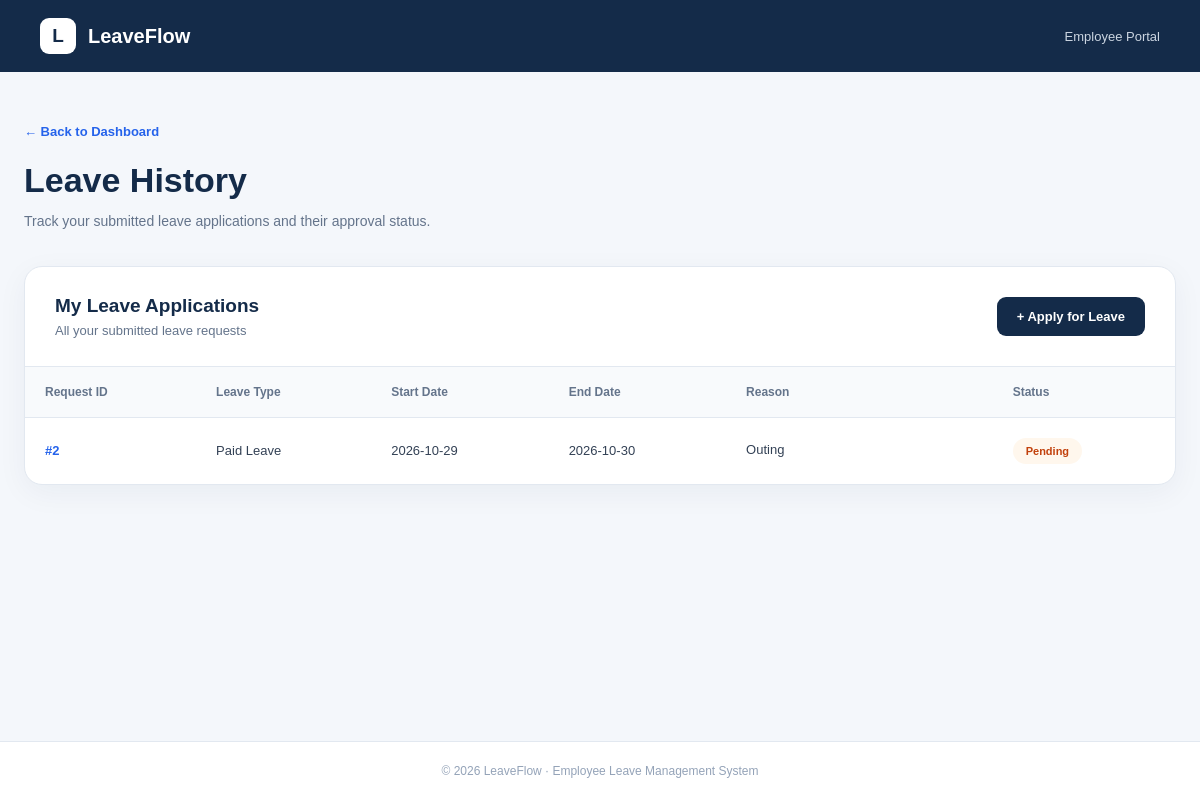
Before: /history with the older database file.
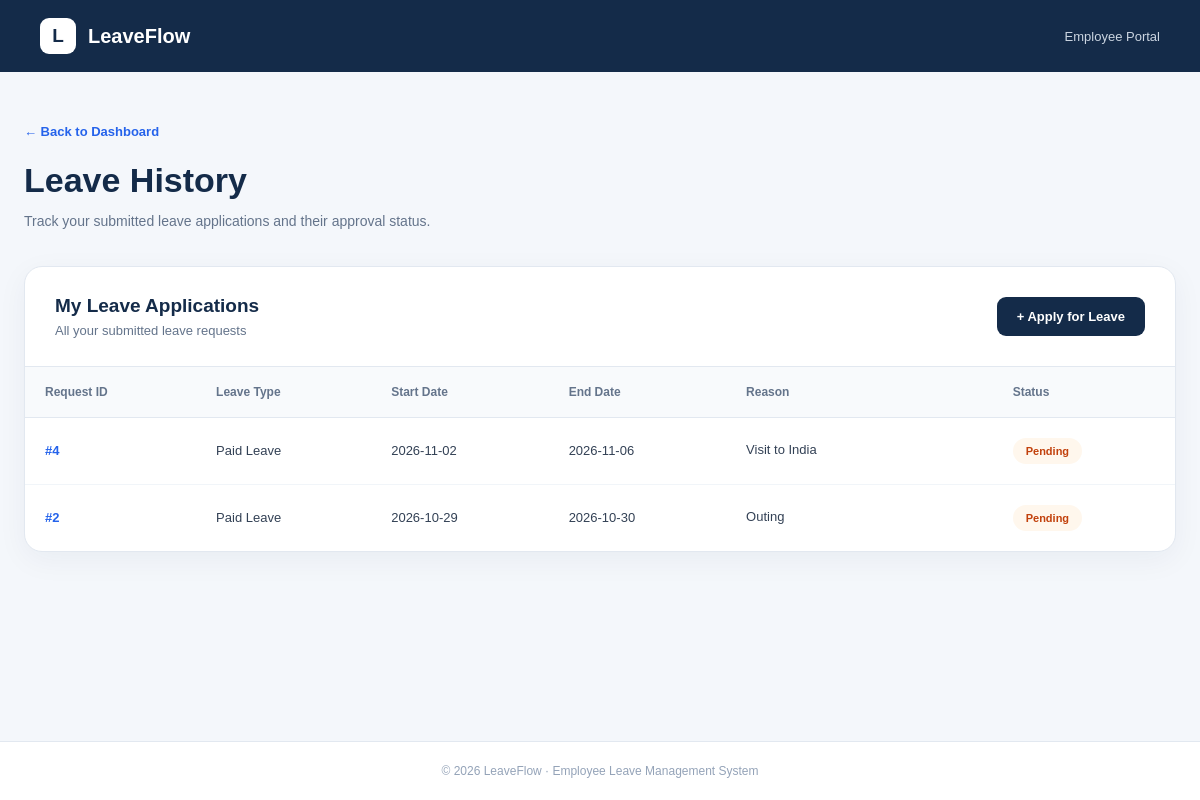
After: the same page with the newer database file.
### database.py (models this page shows)
class LeaveRequest(db.Model):
    __tablename__ = "Leave_Requests"
    id = db.Column(db.Integer, primary_key = True)
    employee_id = db.Column(db.Integer, nullable = False)
    leave_type = db.Column(db.String(50), nullable = False)
    start_date = db.Column(db.Date, nullable = False)
    end_date = db.Column(db.Date, nullable = False)
    reason = db.Column(db.Text, nullable = False)
    status = db.Column(db.String(20), nullable = False, default = "Pending")

### app.py (the view)
@app.route("/history")
def leave_history():
    employee_id = 1950
    leaves = view_leaves(employee_id)
    return render_template("leave_history.html", leaves = leaves)

### database.py (called while the page is built)
def view_leaves(employee_id):
    leaves = db.session.execute(
        db.select(LeaveRequest)
        .filter_by(employee_id = employee_id)
        .order_by(LeaveRequest.id.desc())
    ).scalars().all()
    return leaves

### templates/leave_history.html (shortened to what this page needs)
<!DOCTYPE html>
<html lang="en">
<head>
    <link rel="stylesheet" href="{{ url_for('static', filename='leave_history_style.css') }}">
</head>
<body class="history-body">
    <header class="history-navbar">
        <div class="history-navbar-logo">
            <span class="history-navbar-icon">L</span>
            <span>LeaveFlow</span>
        </div>
        <span class="history-navbar-label">
            Employee Portal
        </span>
    </header>
    <main class="history-page">
        <div class="history-heading">
            <a href="{{ url_for('home') }}" class="history-back">
                ← Back to Dashboard
            </a>
            <h1>Leave History</h1>
            <p>
                Track your submitted leave applications
                and their approval status.
            </p>
        </div>
        <section class="history-card">
            <div class="history-card-header">
                <div>
                    <h2>My Leave Applications</h2>
                    <p>All your submitted leave requests</p>
                </div>
                <a href="{{ url_for('apply_leave') }}" class="history-apply-btn">
                    + Apply for Leave
                </a>
            </div>
            <div class="history-table-wrapper">
                <table class="history-table">
                    <thead>
                        <tr>
                            <th>Request ID</th>
                            <th>Leave Type</th>
                            <th>Start Date</th>
                            <th>End Date</th>
                            <th>Reason</th>
                            <th>Status</th>
                        </tr>
                    </thead>
                    <tbody>
                        {% for leave in leaves %}
                        <tr>
                            <td class="request-id">
                                #{{ leave.id }}
                            </td>
                            <td>
                                {{ leave.leave_type }}
                            </td>
                            <td>
                                {{ leave.start_date }}
                            </td>
                            <td>
                                {{ leave.end_date }}
                            </td>
                            <td class="reason-cell">
                                {{ leave.reason }}
                            </td>
                            <td>
                                <span class="history-status status-{{ leave.status|lower }}">
                                    {{ leave.status }}
                                </span>
                            </td>
                        </tr>
                        {% else %}
                        <tr>
                            <td colspan="6" class="history-empty">
                                No leave applications found.
                            </td>
                        </tr>
                        {% endfor %}
                    </tbody>
                </table>
            </div>
        </section>
    </main>
    <footer class="history-footer">
        <p>
            © 2026 LeaveFlow · Employee Leave Management System
        </p>
    </footer>
</body>
</html>

### static/leave_history_style.css (style rules this page uses)
.history-body { margin: 0; padding: 0; min-height: 100vh; display: flex; flex-direction: column; background-color: #f4f7fb; font-family: Arial, Helvetica, sans-serif; box-sizing: border-box; }
.history-body *, .history-body *::before, .history-body *::after { box-sizing: border-box; }
.history-navbar { display: flex; flex-direction: row; justify-content: space-between; align-items: center; width: 100%; min-height: 72px; flex-shrink: 0; padding: 0 40px; margin: 0; background-color: #142b49; color: #ffffff; position: relative; z-index: 10; }
.history-navbar-logo { display: flex; align-items: center; gap: 12px; color: #ffffff; font-size: 20px; font-weight: 700; white-space: nowrap; }
.history-navbar-icon { display: flex; justify-content: center; align-items: center; width: 36px; height: 36px; background-color: #ffffff; color: #142b49; border-radius: 9px; font-size: 19px; font-weight: 800; }
.history-navbar-label { color: #cbd5e1; font-size: 13px; font-weight: 500; white-space: nowrap; }
.history-page { width: 100%; max-width: 1200px; margin: 0 auto; padding: 50px 24px 80px; flex: 1; }
.history-heading { margin-bottom: 32px; }
.history-back { display: inline-block; margin-bottom: 22px; color: #2563eb; font-size: 13px; font-weight: 600; text-decoration: none; }
.history-heading h1 { margin: 0 0 10px; font-size: 34px; font-weight: 800; color: #142b49; }
.history-heading p { margin: 0; font-size: 14px; line-height: 1.7; color: #64748b; }
.history-card { width: 100%; background-color: #ffffff; border: 1px solid #e2e8f0; border-radius: 18px; overflow: hidden; box-shadow: 0 8px 30px rgba(20, 43, 73, 0.05); }
.history-card-header { display: flex; justify-content: space-between; align-items: center; gap: 20px; padding: 28px 30px; border-bottom: 1px solid #e2e8f0; }
.history-card-header h2 { margin: 0 0 6px; color: #142b49; font-size: 19px; font-weight: 700; }
.history-card-header p { margin: 0; color: #64748b; font-size: 13px; }
.history-apply-btn { display: inline-block; padding: 12px 20px; border-radius: 9px; background-color: #142b49; color: #ffffff; text-decoration: none; text-align: center; font-size: 13px; font-weight: 600; white-space: nowrap; transition: background-color 0.2s ease, transform 0.2s ease; }
.history-table-wrapper { width: 100%; overflow-x: auto; }
.history-table { width: 100%; border-collapse: collapse; text-align: left; font-size: 13px; }
.history-table thead { background-color: #f8fafc; }
.history-table th { padding: 18px 20px; color: #64748b; font-size: 12px; font-weight: 700; white-space: nowrap; border-bottom: 1px solid #e2e8f0; }
.history-table td { padding: 20px; color: #334155; vertical-align: middle; border-bottom: 1px solid #f1f5f9; }
.history-table tbody tr:last-child td { border-bottom: none; }
.history-table .request-id { color: #2563eb; font-weight: 700; }
.history-table .reason-cell { min-width: 160px; max-width: 260px; overflow-wrap: anywhere; line-height: 1.6; }
.history-status { display: inline-block; padding: 7px 13px; border-radius: 20px; font-size: 11px; font-weight: 700; white-space: nowrap; }
.history-status.status-pending { background-color: #fff7ed; color: #c2410c; }
.history-footer { width: 100%; padding: 22px 20px; background-color: #ffffff; border-top: 1px solid #e2e8f0; text-align: center; }
.history-footer p { margin: 0; color: #94a3b8; font-size: 12px; }

Changed rows visible on the page:
added LeaveRequest: id "4", leave_type "Paid Leave", start_date "2026-11-02", end_date "2026-11-06", reason "Visit to India", status "Pending"
